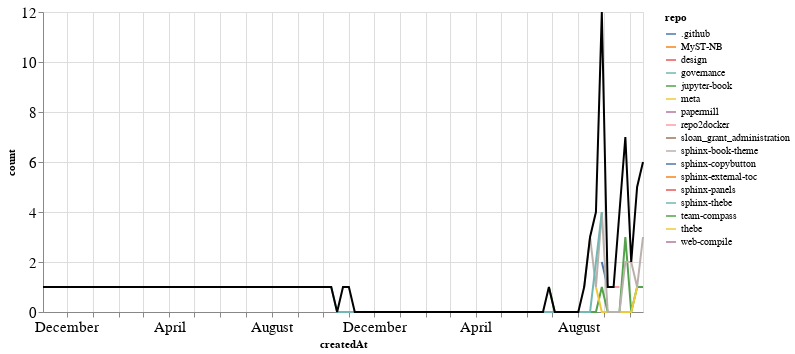

This figure's notebook cell:
### Markdown cell above
### PRs

### Code cell
prs_time = prs.groupby('repo').resample('W', on='createdAt').count()['author'].reset_index()
prs_time = prs_time.rename(columns={'author': 'count'})
prs_time_total = prs_time.groupby('createdAt').agg({"count": "sum"}).reset_index()

ch1 = alt.Chart(prs_time, width=600).mark_line().encode(
    x='createdAt',
    y='count',
    color='repo',
    tooltip="repo"
)

ch2 = alt.Chart(prs_time_total, width=600).mark_line(color="black").encode(
    x='createdAt',
    y='count',
)

ch1 + ch2

### Figure 1 — Vega-Lite specification as saved in the notebook (floating-point values rounded to 4 significant figures)
{"config": {"axisLeft": {"labelFontSize": 15}, "axisBottom": {"labelFontSize": 15}}, "layer": [{"data": {"name": "data-04fb7ff5405c373845e879569c7a0b44"}, "mark": "line", "encoding": {"color": {"type": "nominal", "field": "repo"}, "tooltip": {"type": "nominal", "field": "repo"}, "x": {"type": "temporal", "field": "createdAt"}, "y": {"type": "quantitative", "field": "count"}}, "width": 600}, {"data": {"name": "data-5b8b64eaeaddc48c272998ebdd6f96a5"}, "mark": {"type": "line", "color": "black"}, "encoding": {"x": {"type": "temporal", "field": "createdAt"}, "y": {"type": "quantitative", "field": "count"}}, "width": 600}], "$schema": "https://vega.github.io/schema/vega-lite/v4.8.1.json", "datasets": {"data-04fb7ff5405c373845e879569c7a0b44": [{"repo": ".github", "createdAt": "2021-08-29T00:00:00", "count": 2}, {"repo": ".github", "createdAt": "2021-09-05T00:00:00", "count": 1}, {"repo": "MyST-NB", "createdAt": "2021-10-10T00:00:00", "count": 1}, {"repo": "design", "createdAt": "2019-11-03T00:00:00", "count": 1}, {"repo": "governance", "createdAt": "2021-09-19T00:00:00", "count": 2}, {"repo": "jupyter-book", "createdAt": "2021-06-27T00:00:00", "count": 1}, {"repo": "jupyter-book", "createdAt": "2021-07-04T00:00:00", "count": 0}, {"repo": "jupyter-book", "createdAt": "2021-07-11T00:00:00", "count": 0}, {"repo": "jupyter-book", "createdAt": "2021-07-18T00:00:00", "count": 0}, {"repo": "jupyter-book", "createdAt": "2021-07-25T00:00:00", "count": 0}, {"repo": "jupyter-book", "createdAt": "2021-08-01T00:00:00", "count": 0}, {"repo": "jupyter-book", "createdAt": "2021-08-08T00:00:00", "count": 0}, {"repo": "jupyter-book", "createdAt": "2021-08-15T00:00:00", "count": 0}, {"repo": "jupyter-book", "createdAt": "2021-08-22T00:00:00", "count": 0}, {"repo": "jupyter-book", "createdAt": "2021-08-29T00:00:00", "count": 1}, {"repo": "jupyter-book", "createdAt": "2021-09-05T00:00:00", "count": 0}, {"repo": "jupyter-book", "createdAt": "2021-09-12T00:00:00", "count": 0}, {"repo": "jupyter-book", "createdAt": "2021-09-19T00:00:00", "count": 0}, {"repo": "jupyter-book", "createdAt": "2021-09-26T00:00:00", "count": 3}, {"repo": "jupyter-book", "createdAt": "2021-10-03T00:00:00", "count": 0}, {"repo": "jupyter-book", "createdAt": "2021-10-10T00:00:00", "count": 1}, {"repo": "jupyter-book", "createdAt": "2021-10-17T00:00:00", "count": 1}, {"repo": "meta", "createdAt": "2021-08-22T00:00:00", "count": 1}, {"repo": "meta", "createdAt": "2021-08-29T00:00:00", "count": 0}, {"repo": "meta", "createdAt": "2021-09-05T00:00:00", "count": 0}, {"repo": "meta", "createdAt": "2021-09-12T00:00:00", "count": 0}, {"repo": "meta", "createdAt": "2021-09-19T00:00:00", "count": 0}, {"repo": "meta", "createdAt": "2021-09-26T00:00:00", "count": 0}, {"repo": "meta", "createdAt": "2021-10-03T00:00:00", "count": 0}, {"repo": "meta", "createdAt": "2021-10-10T00:00:00", "count": 1}, {"repo": "papermill", "createdAt": "2021-08-29T00:00:00", "count": 1}, {"repo": "repo2docker", "createdAt": "2021-09-12T00:00:00", "count": 1}, {"repo": "repo2docker", "createdAt": "2021-09-19T00:00:00", "count": 1}, {"repo": "sloan_grant_administration", "createdAt": "2021-10-10T00:00:00", "count": 1}, {"repo": "sphinx-book-theme", "createdAt": "2021-08-08T00:00:00", "count": 1}, {"repo": "sphinx-book-theme", "createdAt": "2021-08-15T00:00:00", "count": 3}, {"repo": "sphinx-book-theme", "createdAt": "2021-08-22T00:00:00", "count": 1}, {"repo": "sphinx-book-theme", "createdAt": "2021-08-29T00:00:00", "count": 4}, {"repo": "sphinx-book-theme", "createdAt": "2021-09-05T00:00:00", "count": 0}, {"repo": "sphinx-book-theme", "createdAt": "2021-09-12T00:00:00", "count": 0}, {"repo": "sphinx-book-theme", "createdAt": "2021-09-19T00:00:00", "count": 0}, {"repo": "sphinx-book-theme", "createdAt": "2021-09-26T00:00:00", "count": 2}, {"repo": "sphinx-book-theme", "createdAt": "2021-10-03T00:00:00", "count": 2}, {"repo": "sphinx-book-theme", "createdAt": "2021-10-10T00:00:00", "count": 1}, {"repo": "sphinx-book-theme", "createdAt": "2021-10-17T00:00:00", "count": 3}, {"repo": "sphinx-copybutton", "createdAt": "2021-10-17T00:00:00", "count": 2}, {"repo": "sphinx-external-toc", "createdAt": "2021-09-19T00:00:00", "count": 1}, {"repo": "sphinx-panels", "createdAt": "2020-10-25T00:00:00", "count": 1}, {"repo": "sphinx-thebe", "createdAt": "2020-10-11T00:00:00", "count": 1}, {"repo": "sphinx-thebe", "createdAt": "2020-10-18T00:00:00", "count": 0}, {"repo": "sphinx-thebe", "createdAt": "2020-10-25T00:00:00", "count": 0}, {"repo": "sphinx-thebe", "createdAt": "2020-11-01T00:00:00", "count": 0}, {"repo": "sphinx-thebe", "createdAt": "2020-11-08T00:00:00", "count": 0}, {"repo": "sphinx-thebe", "createdAt": "2020-11-15T00:00:00", "count": 0}, {"repo": "sphinx-thebe", "createdAt": "2020-11-22T00:00:00", "count": 0}, {"repo": "sphinx-thebe", "createdAt": "2020-11-29T00:00:00", "count": 0}, {"repo": "sphinx-thebe", "createdAt": "2020-12-06T00:00:00", "count": 0}, {"repo": "sphinx-thebe", "createdAt": "2020-12-13T00:00:00", "count": 0}, {"repo": "sphinx-thebe", "createdAt": "2020-12-20T00:00:00", "count": 0}, {"repo": "sphinx-thebe", "createdAt": "2020-12-27T00:00:00", "count": 0}, {"repo": "sphinx-thebe", "createdAt": "2021-01-03T00:00:00", "count": 0}, {"repo": "sphinx-thebe", "createdAt": "2021-01-10T00:00:00", "count": 0}, {"repo": "sphinx-thebe", "createdAt": "2021-01-17T00:00:00", "count": 0}, {"repo": "sphinx-thebe", "createdAt": "2021-01-24T00:00:00", "count": 0}, {"repo": "sphinx-thebe", "createdAt": "2021-01-31T00:00:00", "count": 0}, {"repo": "sphinx-thebe", "createdAt": "2021-02-07T00:00:00", "count": 0}, {"repo": "sphinx-thebe", "createdAt": "2021-02-14T00:00:00", "count": 0}, {"repo": "sphinx-thebe", "createdAt": "2021-02-21T00:00:00", "count": 0}, {"repo": "sphinx-thebe", "createdAt": "2021-02-28T00:00:00", "count": 0}, {"repo": "sphinx-thebe", "createdAt": "2021-03-07T00:00:00", "count": 0}, {"repo": "sphinx-thebe", "createdAt": "2021-03-14T00:00:00", "count": 0}, {"repo": "sphinx-thebe", "createdAt": "2021-03-21T00:00:00", "count": 0}, {"repo": "sphinx-thebe", "createdAt": "2021-03-28T00:00:00", "count": 0}, {"repo": "sphinx-thebe", "createdAt": "2021-04-04T00:00:00", "count": 0}, {"repo": "sphinx-thebe", "createdAt": "2021-04-11T00:00:00", "count": 0}, {"repo": "sphinx-thebe", "createdAt": "2021-04-18T00:00:00", "count": 0}, {"repo": "sphinx-thebe", "createdAt": "2021-04-25T00:00:00", "count": 0}, {"repo": "sphinx-thebe", "createdAt": "2021-05-02T00:00:00", "count": 0}, {"repo": "sphinx-thebe", "createdAt": "2021-05-09T00:00:00", "count": 0}, {"repo": "sphinx-thebe", "createdAt": "2021-05-16T00:00:00", "count": 0}, {"repo": "sphinx-thebe", "createdAt": "2021-05-23T00:00:00", "count": 0}, {"repo": "sphinx-thebe", "createdAt": "2021-05-30T00:00:00", "count": 0}, {"repo": "sphinx-thebe", "createdAt": "2021-06-06T00:00:00", "count": 0}, {"repo": "sphinx-thebe", "createdAt": "2021-06-13T00:00:00", "count": 0}, {"repo": "sphinx-thebe", "createdAt": "2021-06-20T00:00:00", "count": 0}, {"repo": "sphinx-thebe", "createdAt": "2021-06-27T00:00:00", "count": 0}, {"repo": "sphinx-thebe", "createdAt": "2021-07-04T00:00:00", "count": 0}, {"repo": "sphinx-thebe", "createdAt": "2021-07-11T00:00:00", "count": 0}, {"repo": "sphinx-thebe", "createdAt": "2021-07-18T00:00:00", "count": 0}, {"repo": "sphinx-thebe", "createdAt": "2021-07-25T00:00:00", "count": 0}, {"repo": "sphinx-thebe", "createdAt": "2021-08-01T00:00:00", "count": 0}, {"repo": "sphinx-thebe", "createdAt": "2021-08-08T00:00:00", "count": 0}, {"repo": "sphinx-thebe", "createdAt": "2021-08-15T00:00:00", "count": 0}, {"repo": "sphinx-thebe", "createdAt": "2021-08-22T00:00:00", "count": 2}, {"repo": "sphinx-thebe", "createdAt": "2021-08-29T00:00:00", "count": 4}, {"repo": "team-compass", "createdAt": "2021-09-26T00:00:00", "count": 1}, {"repo": "thebe", "createdAt": "2020-11-01T00:00:00", "count": 1}, {"repo": "web-compile", "createdAt": "2021-09-26T00:00:00", "count": 1}], "data-5b8b64eaeaddc48c272998ebdd6f96a5": [{"createdAt": "2019-11-03T00:00:00", "count": 1}, {"createdAt": "2020-10-11T00:00:00", "count": 1}, {"createdAt": "2020-10-18T00:00:00", "count": 0}, {"createdAt": "2020-10-25T00:00:00", "count": 1}, {"createdAt": "2020-11-01T00:00:00", "count": 1}, {"createdAt": "2020-11-08T00:00:00", "count": 0}, {"createdAt": "2020-11-15T00:00:00", "count": 0}, {"createdAt": "2020-11-22T00:00:00", "count": 0}, {"createdAt": "2020-11-29T00:00:00", "count": 0}, {"createdAt": "2020-12-06T00:00:00", "count": 0}, {"createdAt": "2020-12-13T00:00:00", "count": 0}, {"createdAt": "2020-12-20T00:00:00", "count": 0}, {"createdAt": "2020-12-27T00:00:00", "count": 0}, {"createdAt": "2021-01-03T00:00:00", "count": 0}, {"createdAt": "2021-01-10T00:00:00", "count": 0}, {"createdAt": "2021-01-17T00:00:00", "count": 0}, {"createdAt": "2021-01-24T00:00:00", "count": 0}, {"createdAt": "2021-01-31T00:00:00", "count": 0}, {"createdAt": "2021-02-07T00:00:00", "count": 0}, {"createdAt": "2021-02-14T00:00:00", "count": 0}, {"createdAt": "2021-02-21T00:00:00", "count": 0}, {"createdAt": "2021-02-28T00:00:00", "count": 0}, {"createdAt": "2021-03-07T00:00:00", "count": 0}, {"createdAt": "2021-03-14T00:00:00", "count": 0}, {"createdAt": "2021-03-21T00:00:00", "count": 0}, {"createdAt": "2021-03-28T00:00:00", "count": 0}, {"createdAt": "2021-04-04T00:00:00", "count": 0}, {"createdAt": "2021-04-11T00:00:00", "count": 0}, {"createdAt": "2021-04-18T00:00:00", "count": 0}, {"createdAt": "2021-04-25T00:00:00", "count": 0}, {"createdAt": "2021-05-02T00:00:00", "count": 0}, {"createdAt": "2021-05-09T00:00:00", "count": 0}, {"createdAt": "2021-05-16T00:00:00", "count": 0}, {"createdAt": "2021-05-23T00:00:00", "count": 0}, {"createdAt": "2021-05-30T00:00:00", "count": 0}, {"createdAt": "2021-06-06T00:00:00", "count": 0}, {"createdAt": "2021-06-13T00:00:00", "count": 0}, {"createdAt": "2021-06-20T00:00:00", "count": 0}, {"createdAt": "2021-06-27T00:00:00", "count": 1}, {"createdAt": "2021-07-04T00:00:00", "count": 0}, {"createdAt": "2021-07-11T00:00:00", "count": 0}, {"createdAt": "2021-07-18T00:00:00", "count": 0}, {"createdAt": "2021-07-25T00:00:00", "count": 0}, {"createdAt": "2021-08-01T00:00:00", "count": 0}, {"createdAt": "2021-08-08T00:00:00", "count": 1}, {"createdAt": "2021-08-15T00:00:00", "count": 3}, {"createdAt": "2021-08-22T00:00:00", "count": 4}, {"createdAt": "2021-08-29T00:00:00", "count": 12}, {"createdAt": "2021-09-05T00:00:00", "count": 1}, {"createdAt": "2021-09-12T00:00:00", "count": 1}, {"createdAt": "2021-09-19T00:00:00", "count": 4}, {"createdAt": "2021-09-26T00:00:00", "count": 7}, {"createdAt": "2021-10-03T00:00:00", "count": 2}, {"createdAt": "2021-10-10T00:00:00", "count": 5}, {"createdAt": "2021-10-17T00:00:00", "count": 6}]}}
